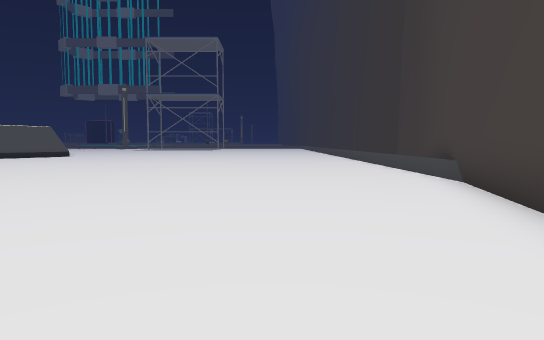
View 1 (above)

24 first-person views from a walk through a scene from a Unity 3-D project. The camera is 1.4 m above the floor, tilts 4° down and sees 70° across. The floor is counted in squares, 2 m on a side. Each view is taken from the middle of a square. On the plan, view 1 faces up. The plan holds only what a view shows up to about 11 squares ahead; the rest is blank. The place goes on beyond the plan. The player is left out. Some animated figures are not drawn.

View 2
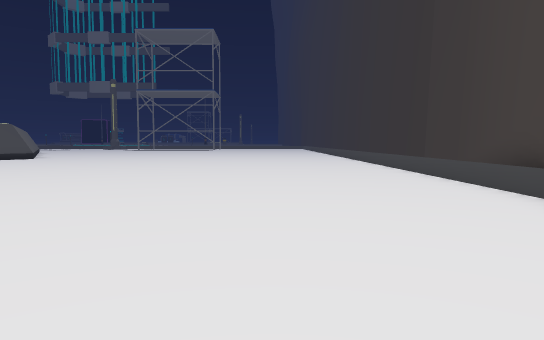

View 3
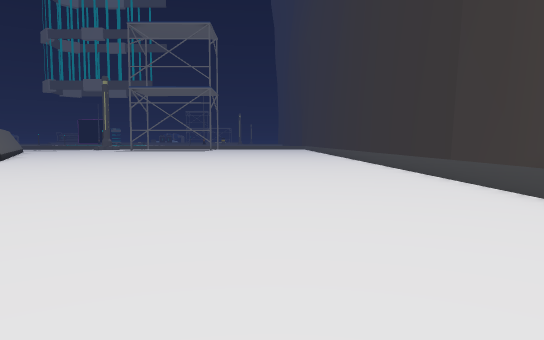

View 4
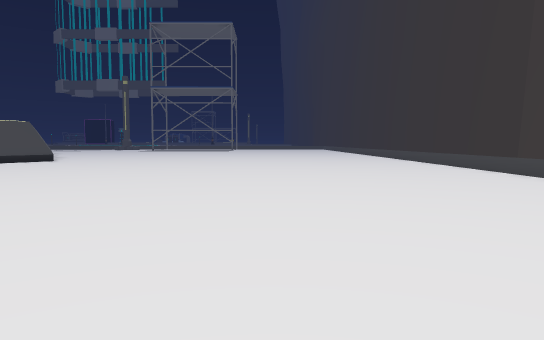

View 5
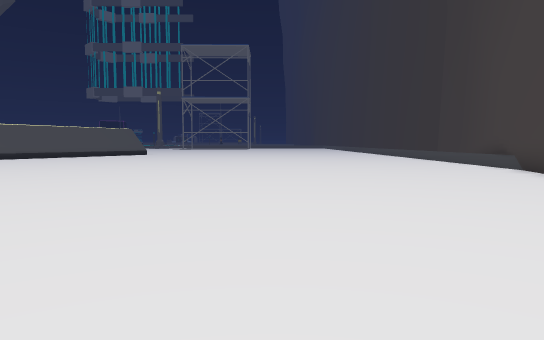

View 6
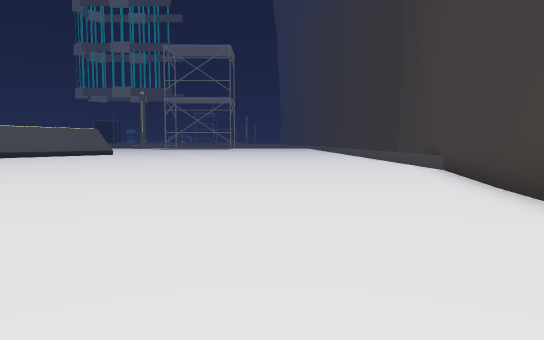

View 7
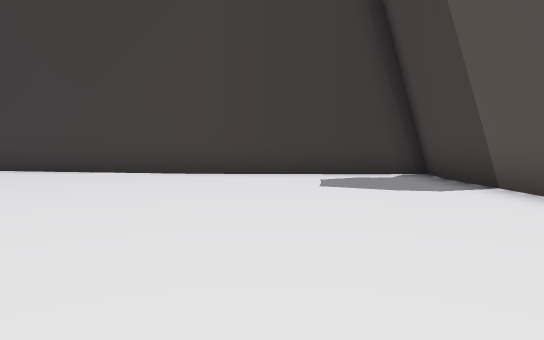

View 8
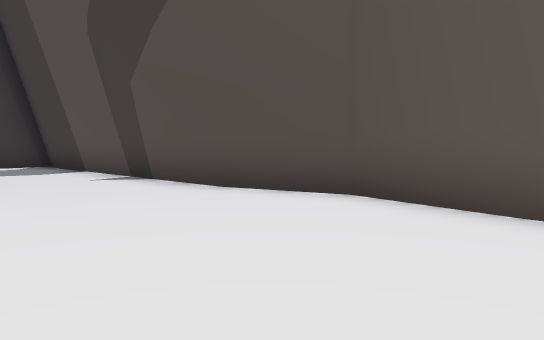

View 9
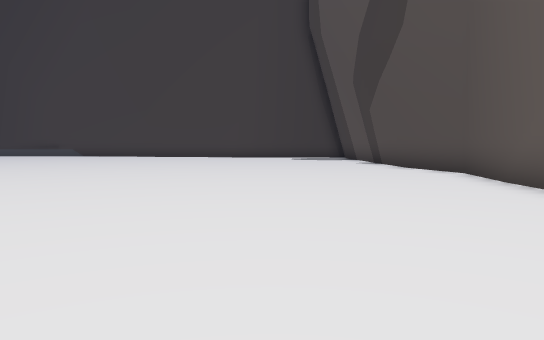

View 10
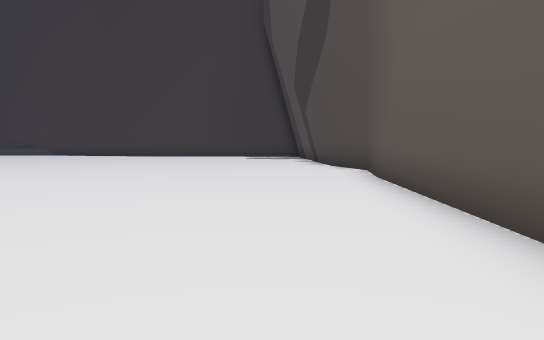

View 11
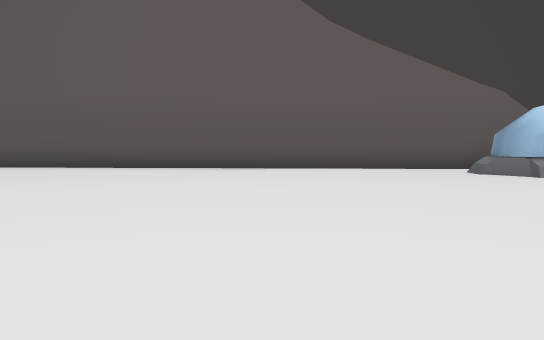

View 12
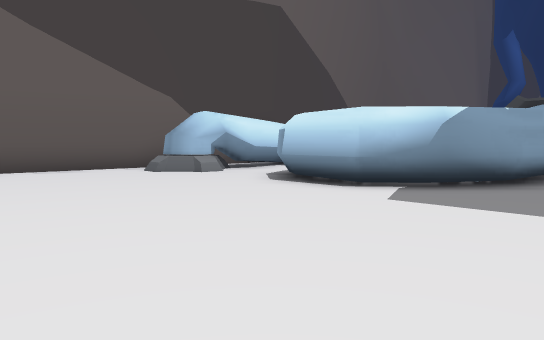

View 13
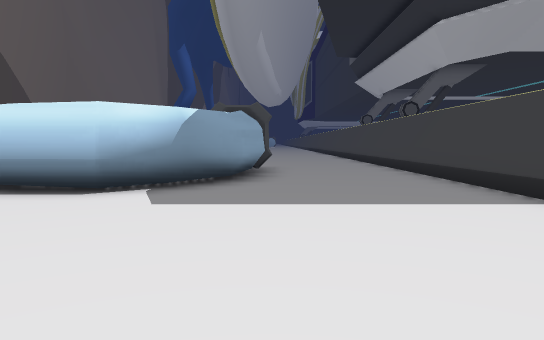

View 14
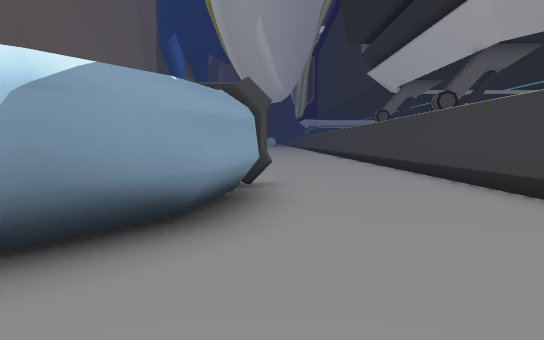

View 15
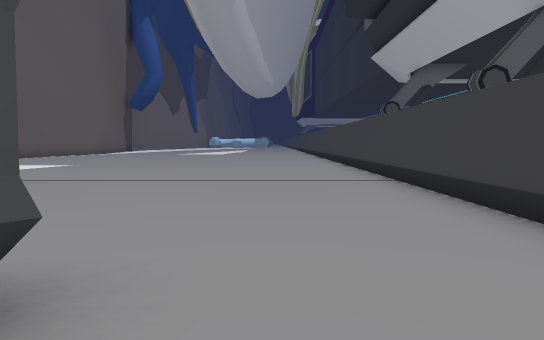

View 16
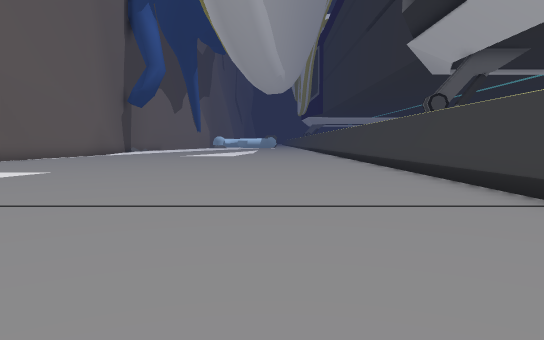

View 17
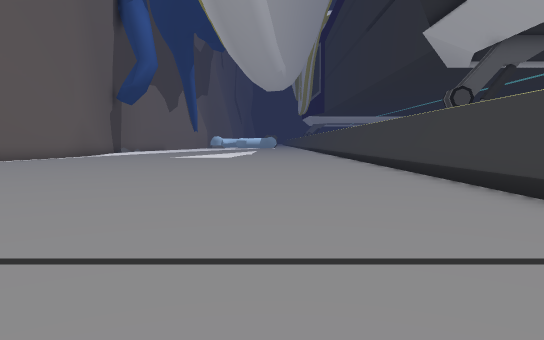

View 18
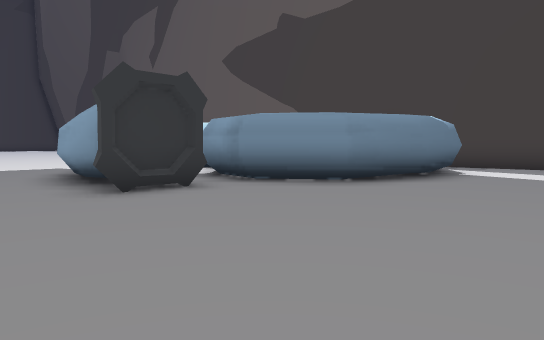

View 19
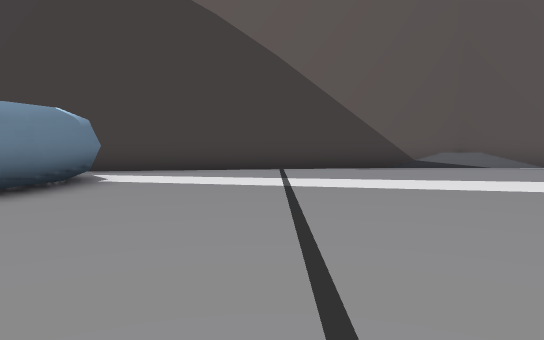

View 20
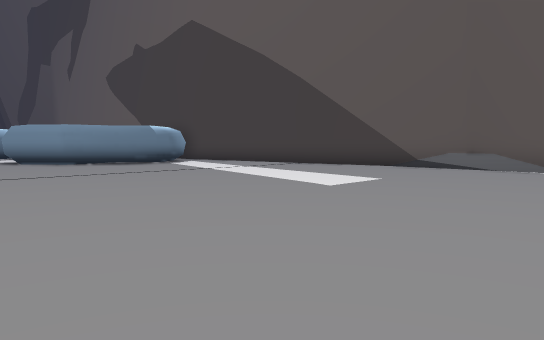

View 21
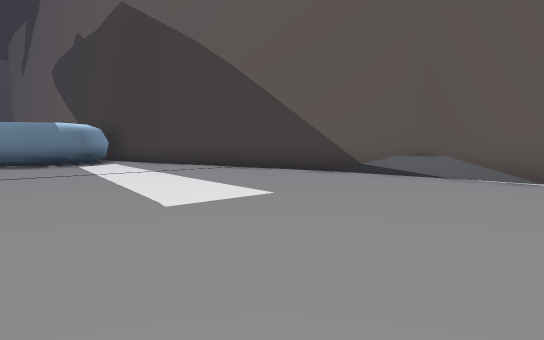

View 22
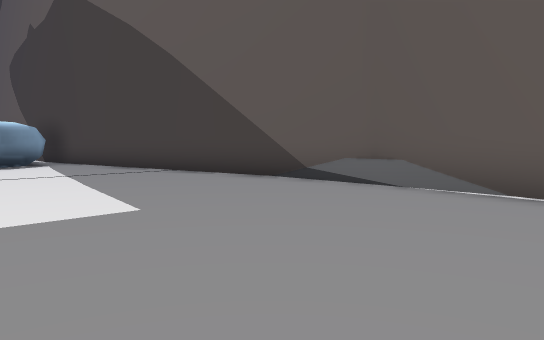

View 23
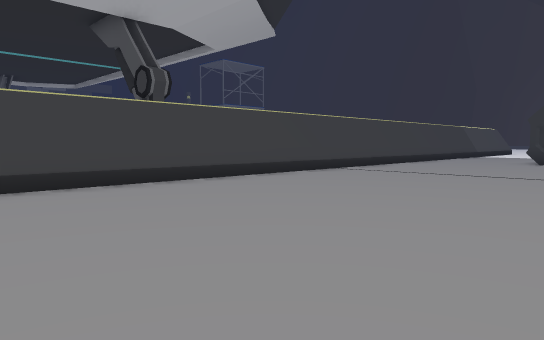

View 24
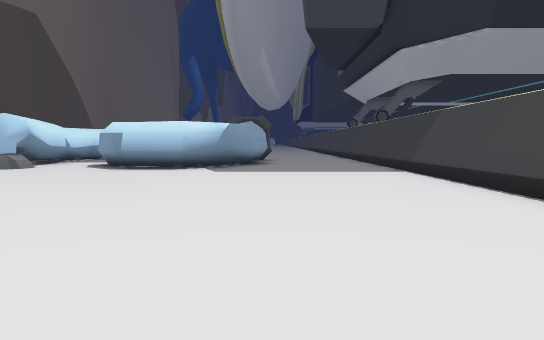

### Floor plan
Points are (right, up) in squares from view 1. A wall is a line through its corners. A room is listed if a view was taken in it or the views show most of it. See-through windows are left out.
Room 1 (views 1, 2, 3, 4, 5, 6, 7, 8, 9, 10, 11, 12, 13, 14, 15, 24)
walls: (-19.8, 6.4) (-28.5, 6.4); (-20, 6.6) (-28.4, 6.6); (-11.1, -7) (-8.1, -7.4) (-5.2, -6.5); (-6.1, -6.6) (0.4, -6.3); (1.6, -1.2) (5, 13.4); (1.7, -3.2) (1.8, -1.1); (0.3, -6.2) (1.7, -6.4) (1.6, -3.2); (-26.2, 1.7) (-25.3, 0.6) (-25.3, -1) (-26.1, -1.9); (-27.5, 2.4) (-26.4, 1.6); (-25.5, -4.3) (-25.3, -4.5) (-25.3, -5.1); (-28.9, 2.8) (-27.2, 2.5) (-26.1, 1.6); (-26, -6.3) (-10.3, -7.1); (-30.6, 3.1) (-30.4, 2.7)
low walls: (3.5, 7.1) (3.5, 16); (-25.5, -0.9) (-26.3, -1.8); (-26.4, 1.5) (-25.4, 0.5); (-24.7, -4.6) (-24.7, -5.2); (-29, 2.5) (-27.3, 2.1)
ways out: opening at (-28.3, 5) to room 2; opening at (-25, -3)
Room 2 (views 16, 17, 18, 19, 20, 21, 22, 23)
walls: (-30.5, 1.1) (-30.6, 3.1); (-32.2, -5) (-32.8, -4.1) (-32.8, -2.5) (-32.1, -0.8) (-30.5, 0.4) (-28.9, 0.1); (-30.6, 2.9) (-30.3, 2.8); (-30.4, 2.4) (-30.7, 2.7); (-30.4, 2.7) (-28.9, 2.8); (-30, 2.6) (-28.9, 2.8); (-44.1, -7.7) (-41.4, -8.2) (-31.6, -6.5); (-28.5, 6.4) (-45, 6.4); (-28.4, 6.6) (-45.1, 6.6)
low walls: (-32.6, -2.7) (-32.2, -1.5); (-43.2, -7.9) (-39.5, -7.9)
ways out: opening at (-28.3, 5) to room 1

Positions as (right, up) in squares from view 1, and headings:
1: (0, 0), facing up
2: (0, 3), facing up
3: (0, 5), facing up
4: (-2, 5), facing up
5: (-3, -3), facing up
6: (-1, -3), facing up
7: (-7, -3), facing right
8: (-11, -3), facing down-right
9: (-17, -3), facing right
10: (-18, -5), facing right
11: (-20, 4), facing down
12: (-20, 4), facing down-left
13: (-20, 3), facing left
14: (-24, 3), facing left
15: (-29, 4), facing left
16: (-32, 3), facing left
17: (-34, 3), facing left
18: (-36, 5), facing down-right
19: (-36, 3), facing down
20: (-45, 3), facing down-right
21: (-45, 0), facing down-right
22: (-45, -2), facing down-right
23: (-45, 0), facing up-right
24: (-15, 3), facing left
